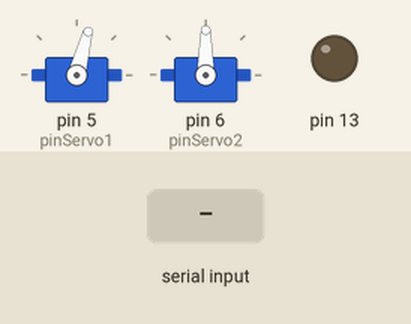
A sketch run on a simulated Arduino Uno, built with avr-gcc and run on an emulated ATmega328P. Shown: 2 × servo, output pins drawn as LEDs (lit = HIGH). The test bench sets the inputs (shaded band).

Above: at 1.2 s.
1.3 s: "1" received over Serial
At 2.4 s:
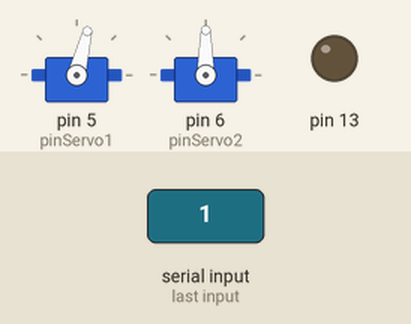
2.8 s: "3" received over Serial
At 3.5 s:
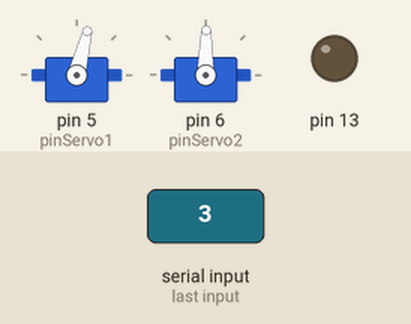
Timing chart, 0 to 5.8 s (numbered marks = the images above; inputs shaded):
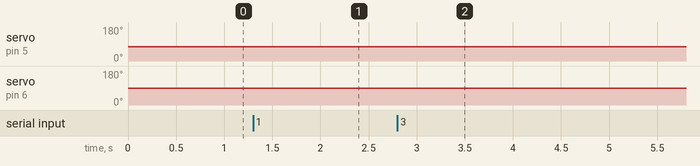

The sketch:

color_track_arduino.ino
```cpp
#include <Servo.h>
Servo servo1;
Servo servo2;
int pinServo1=5;
int SerUpPos;
int SerDownPos;
int pinServo2=6;
char Serialread;

void setup() {
  servo1.attach(pinServo1);
  servo2.attach(pinServo2);
  Serial.begin(9600);
  pinMode(13, OUTPUT);
  SerUpPos = 75;
  SerDownPos = 90;
  servo1.write(SerUpPos);
  servo2.write(SerDownPos);
}

void loop() {
  if(Serial.available() > 0){
    Serialread = Serial.read();
    if(Serialread == '1'){
      SerUpPos += 1;
      servo1.write(SerUpPos);
    }
    else if(Serialread == '0'){
      SerUpPos -= 1;
      servo1.write(SerUpPos);
    }
    else if(Serialread == '3'){
      SerDownPos -= 1;
      servo2.write(SerDownPos);
    }
    else if(Serialread == '4'){
      SerDownPos += 1;
      servo2.write(SerDownPos);
    }
  }
}
```

Measured:
- after the input at 1.3 s, servo on pin 5 (pinServo1): 75° → 76° at once
- after the input at 2.8 s, servo on pin 6 (pinServo2): 90° → 89° at once
